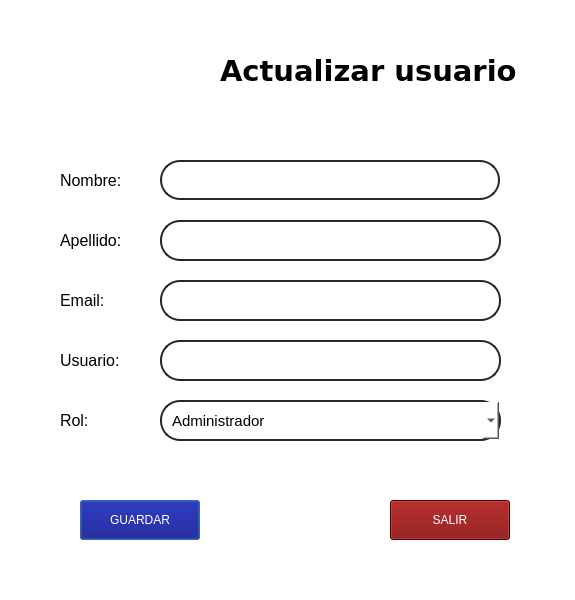
<?xml version="1.0" encoding="UTF-8"?>
<ui version="4.0">
 <class>UpdateUserForm</class>
 <widget class="QDialog" name="UpdateUserForm">
  <property name="geometry">
   <rect>
    <x>0</x>
    <y>0</y>
    <width>575</width>
    <height>600</height>
   </rect>
  </property>
  <property name="windowTitle">
   <string>S R B | Actualizar Usuario</string>
  </property>
  <property name="windowIcon">
   <iconset>
    <normaloff>../../../public/img/icon-SRB.png</normaloff>../../../public/img/icon-SRB.png</iconset>
  </property>
  <property name="styleSheet">
   <string>background-color: rgb(255, 255, 255);</string>
  </property>
  <widget class="QLabel" name="firstNameLabel">
   <property name="geometry">
    <rect>
     <x>60</x>
     <y>170</y>
     <width>100</width>
     <height>20</height>
    </rect>
   </property>
   <property name="font">
    <font>
     <pointsize>12</pointsize>
    </font>
   </property>
   <property name="text">
    <string>Nombre:</string>
   </property>
  </widget>
  <widget class="QLineEdit" name="firstNameInput">
   <property name="geometry">
    <rect>
     <x>160</x>
     <y>160</y>
     <width>340</width>
     <height>40</height>
    </rect>
   </property>
   <property name="font">
    <font>
     <pointsize>11</pointsize>
    </font>
   </property>
   <property name="styleSheet">
    <string notr="true">border: 2px solid rgb(40,40,40);
border-radius: 20px;
padding: 5px;</string>
   </property>
  </widget>
  <widget class="QLabel" name="lastNameLabel">
   <property name="geometry">
    <rect>
     <x>60</x>
     <y>230</y>
     <width>100</width>
     <height>20</height>
    </rect>
   </property>
   <property name="font">
    <font>
     <pointsize>12</pointsize>
    </font>
   </property>
   <property name="text">
    <string>Apellido:</string>
   </property>
  </widget>
  <widget class="QLineEdit" name="lastNameInput">
   <property name="geometry">
    <rect>
     <x>160</x>
     <y>220</y>
     <width>341</width>
     <height>41</height>
    </rect>
   </property>
   <property name="font">
    <font>
     <pointsize>11</pointsize>
    </font>
   </property>
   <property name="styleSheet">
    <string notr="true">border: 2px solid rgb(40,40,40);
border-radius: 20px;
padding: 5px;</string>
   </property>
  </widget>
  <widget class="QLabel" name="emailLabel">
   <property name="geometry">
    <rect>
     <x>60</x>
     <y>290</y>
     <width>100</width>
     <height>20</height>
    </rect>
   </property>
   <property name="font">
    <font>
     <pointsize>12</pointsize>
    </font>
   </property>
   <property name="text">
    <string>Email:</string>
   </property>
  </widget>
  <widget class="QLineEdit" name="emailInput">
   <property name="geometry">
    <rect>
     <x>160</x>
     <y>280</y>
     <width>341</width>
     <height>41</height>
    </rect>
   </property>
   <property name="font">
    <font>
     <pointsize>11</pointsize>
    </font>
   </property>
   <property name="styleSheet">
    <string notr="true">border: 2px solid rgb(40,40,40);
border-radius: 20px;
padding: 5px;</string>
   </property>
  </widget>
  <widget class="QLabel" name="userLabel">
   <property name="geometry">
    <rect>
     <x>60</x>
     <y>350</y>
     <width>100</width>
     <height>20</height>
    </rect>
   </property>
   <property name="font">
    <font>
     <pointsize>12</pointsize>
    </font>
   </property>
   <property name="text">
    <string>Usuario:</string>
   </property>
  </widget>
  <widget class="QLineEdit" name="userInput">
   <property name="geometry">
    <rect>
     <x>160</x>
     <y>340</y>
     <width>341</width>
     <height>41</height>
    </rect>
   </property>
   <property name="font">
    <font>
     <pointsize>11</pointsize>
    </font>
   </property>
   <property name="styleSheet">
    <string notr="true">border: 2px solid rgb(40,40,40);
border-radius: 20px;
padding: 5px;</string>
   </property>
  </widget>
  <widget class="QLabel" name="roleLabel">
   <property name="geometry">
    <rect>
     <x>60</x>
     <y>410</y>
     <width>100</width>
     <height>20</height>
    </rect>
   </property>
   <property name="font">
    <font>
     <pointsize>12</pointsize>
    </font>
   </property>
   <property name="text">
    <string>Rol:</string>
   </property>
  </widget>
  <widget class="QComboBox" name="roleComboBox">
   <property name="geometry">
    <rect>
     <x>160</x>
     <y>400</y>
     <width>341</width>
     <height>41</height>
    </rect>
   </property>
   <property name="font">
    <font>
     <pointsize>11</pointsize>
    </font>
   </property>
   <property name="styleSheet">
    <string notr="true">border: 2px solid rgb(40,40,40);
border-radius: 20px;
padding: 10px;</string>
   </property>
   <item>
    <property name="text">
     <string>Administrador</string>
    </property>
   </item>
   <item>
    <property name="text">
     <string>Usuario</string>
    </property>
   </item>
  </widget>
  <widget class="QPushButton" name="btnGuardar">
   <property name="geometry">
    <rect>
     <x>80</x>
     <y>500</y>
     <width>120</width>
     <height>40</height>
    </rect>
   </property>
   <property name="styleSheet">
    <string>color: rgb(255, 255, 255); font: 75 12pt &quot;Utendo&quot;; background-color: rgb(0, 0, 127);</string>
   </property>
   <property name="text">
    <string>GUARDAR</string>
   </property>
  </widget>
  <widget class="QPushButton" name="btnSalir">
   <property name="geometry">
    <rect>
     <x>390</x>
     <y>500</y>
     <width>120</width>
     <height>40</height>
    </rect>
   </property>
   <property name="styleSheet">
    <string>color: rgb(255, 255, 255); font: 75 12pt &quot;Utendo&quot;; background-color: rgb(127, 0, 0);</string>
   </property>
   <property name="text">
    <string>SALIR</string>
   </property>
  </widget>
  <widget class="QLabel" name="label">
   <property name="geometry">
    <rect>
     <x>220</x>
     <y>50</y>
     <width>311</width>
     <height>41</height>
    </rect>
   </property>
   <property name="font">
    <font>
     <family>Verdana</family>
     <pointsize>22</pointsize>
     <weight>75</weight>
     <bold>true</bold>
    </font>
   </property>
   <property name="text">
    <string>Actualizar usuario</string>
   </property>
  </widget>
  <widget class="QLabel" name="lb_image_3">
   <property name="geometry">
    <rect>
     <x>10</x>
     <y>0</y>
     <width>151</width>
     <height>141</height>
    </rect>
   </property>
   <property name="styleSheet">
    <string notr="true"/>
   </property>
   <property name="text">
    <string/>
   </property>
   <property name="pixmap">
    <pixmap>../../../public/img/logo-SRB.png</pixmap>
   </property>
   <property name="scaledContents">
    <bool>true</bool>
   </property>
   <property name="alignment">
    <set>Qt::AlignCenter</set>
   </property>
  </widget>
 </widget>
 <resources/>
 <connections/>
</ui>
